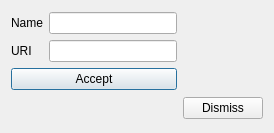
<?xml version="1.0" encoding="UTF-8"?>
<ui version="4.0">
 <class>Contact_editor</class>
 <widget class="QDialog" name="Contact_editor">
  <property name="windowModality">
   <enum>Qt::NonModal</enum>
  </property>
  <property name="geometry">
   <rect>
    <x>0</x>
    <y>0</y>
    <width>274</width>
    <height>133</height>
   </rect>
  </property>
  <property name="windowTitle">
   <string>Contact</string>
  </property>
  <layout class="QGridLayout" name="gridLayout_2">
   <item row="0" column="0">
    <layout class="QVBoxLayout" name="verticalLayout">
     <item>
      <layout class="QGridLayout" name="gridLayout">
       <item row="0" column="0">
        <widget class="QLabel" name="name_label">
         <property name="text">
          <string>Name</string>
         </property>
        </widget>
       </item>
       <item row="0" column="1">
        <widget class="QLineEdit" name="name_value"/>
       </item>
       <item row="1" column="0">
        <widget class="QLabel" name="uri_label">
         <property name="text">
          <string>URI</string>
         </property>
        </widget>
       </item>
       <item row="1" column="1">
        <widget class="QLineEdit" name="uri_value"/>
       </item>
      </layout>
     </item>
     <item>
      <widget class="QPushButton" name="accept_btn">
       <property name="text">
        <string>Accept</string>
       </property>
      </widget>
     </item>
    </layout>
   </item>
   <item row="1" column="1">
    <widget class="QPushButton" name="dismiss_btn">
     <property name="text">
      <string>Dismiss</string>
     </property>
    </widget>
   </item>
  </layout>
 </widget>
 <resources/>
 <connections/>
</ui>
